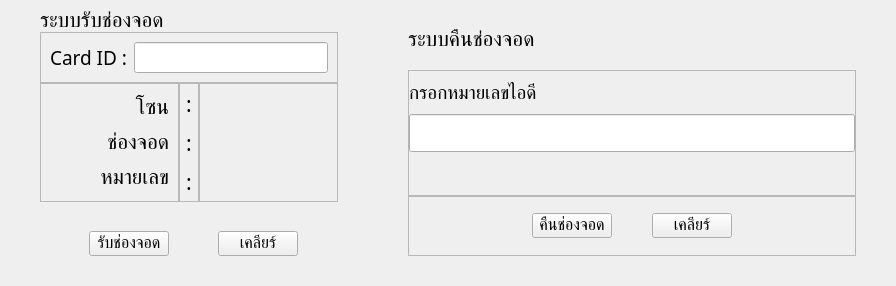
               <widget class="QFrame" name="frame">
                <property name="frameShape">
                 <enum>QFrame::NoFrame</enum>
                </property>
                <property name="frameShadow">
                 <enum>QFrame::Raised</enum>
                </property>
                <layout class="QHBoxLayout" name="horizontalLayout_15">
                 <property name="spacing">
                  <number>0</number>
                 </property>
                 <property name="leftMargin">
                  <number>0</number>
                 </property>
                 <property name="topMargin">
                  <number>0</number>
                 </property>
                 <property name="rightMargin">
                  <number>0</number>
                 </property>
                 <property name="bottomMargin">
                  <number>0</number>
                 </property>
                 <item>
                  <widget class="QFrame" name="accept_lot_frame">
                   <property name="frameShape">
                    <enum>QFrame::NoFrame</enum>
                   </property>
                   <property name="frameShadow">
                    <enum>QFrame::Raised</enum>
                   </property>
                   <layout class="QHBoxLayout" name="horizontalLayout_16">
                    <property name="leftMargin">
                     <number>20</number>
                    </property>
                    <property name="topMargin">
                     <number>10</number>
                    </property>
                    <property name="rightMargin">
                     <number>15</number>
                    </property>
                    <property name="bottomMargin">
                     <number>20</number>
                    </property>
                    <item>
                     <widget class="QFrame" name="frame_13">
                      <property name="frameShape">
                       <enum>QFrame::NoFrame</enum>
                      </property>
                      <property name="frameShadow">
                       <enum>QFrame::Raised</enum>
                      </property>
                      <layout class="QVBoxLayout" name="verticalLayout_19">
                       <property name="spacing">
                        <number>0</number>
                       </property>
                       <property name="leftMargin">
                        <number>20</number>
                       </property>
                       <property name="topMargin">
                        <number>0</number>
                       </property>
                       <property name="rightMargin">
                        <number>20</number>
                       </property>
                       <property name="bottomMargin">
                        <number>10</number>
                       </property>
                       <item>
                        <widget class="QLabel" name="label_9">
                         <property name="maximumSize">
                          <size>
                           <width>16777215</width>
                           <height>50</height>
                          </size>
                         </property>
                         <property name="font">
                          <font>
                           <family>Mitr SemiBold</family>
                           <pointsize>16</pointsize>
                          </font>
                         </property>
                         <property name="text">
                          <string>ระบบรับช่องจอด</string>
                         </property>
                        </widget>
                       </item>
                       <item>
                        <widget class="QFrame" name="frame_31">
                         <property name="maximumSize">
                          <size>
                           <width>16777215</width>
                           <height>16777215</height>
                          </size>
                         </property>
                         <property name="frameShape">
                          <enum>QFrame::StyledPanel</enum>
                         </property>
                         <property name="frameShadow">
                          <enum>QFrame::Raised</enum>
                         </property>
                         <layout class="QHBoxLayout" name="horizontalLayout_19">
                          <item>
                           <widget class="QLabel" name="label_18">
                            <property name="font">
                             <font>
                              <family>Mitr SemiBold</family>
                              <pointsize>14</pointsize>
                             </font>
                            </property>
                            <property name="text">
                             <string>Card ID :</string>
                            </property>
                           </widget>
                          </item>
                          <item>
                           <widget class="QLineEdit" name="lineEdit">
                            <property name="font">
                             <font>
                              <family>Mitr SemiBold</family>
                              <pointsize>12</pointsize>
                             </font>
                            </property>
                           </widget>
                          </item>
                         </layout>
                        </widget>
                       </item>
                       <item>
                        <widget class="QFrame" name="frame_15">
                         <property name="frameShape">
                          <enum>QFrame::NoFrame</enum>
                         </property>
                         <property name="frameShadow">
                          <enum>QFrame::Raised</enum>
                         </property>
                         <layout class="QHBoxLayout" name="horizontalLayout_13">
                          <property name="spacing">
                           <number>0</number>
                          </property>
                          <property name="leftMargin">
                           <number>0</number>
                          </property>
                          <property name="topMargin">
                           <number>0</number>
                          </property>
                          <property name="rightMargin">
                           <number>0</number>
                          </property>
                          <property name="bottomMargin">
                           <number>0</number>
                          </property>
                          <item>
                           <widget class="QFrame" name="frame_17">
                            <property name="frameShape">
                             <enum>QFrame::StyledPanel</enum>
                            </property>
                            <property name="frameShadow">
                             <enum>QFrame::Raised</enum>
                            </property>
                            <layout class="QVBoxLayout" name="verticalLayout_16">
                             <item>
                              <widget class="QLabel" name="label_11">
                               <property name="font">
                                <font>
                                 <family>Mitr SemiBold</family>
                                 <pointsize>16</pointsize>
                                </font>
                               </property>
                               <property name="text">
                                <string>โซน</string>
                               </property>
                               <property name="alignment">
                                <set>Qt::AlignRight|Qt::AlignTrailing|Qt::AlignVCenter</set>
                               </property>
                              </widget>
                             </item>
                             <item>
                              <widget class="QLabel" name="label_12">
                               <property name="font">
                                <font>
                                 <family>Mitr SemiBold</family>
                                 <pointsize>16</pointsize>
                                </font>
                               </property>
                               <property name="text">
                                <string>ช่องจอด</string>
                               </property>
                               <property name="alignment">
                                <set>Qt::AlignRight|Qt::AlignTrailing|Qt::AlignVCenter</set>
                               </property>
                              </widget>
                             </item>
                             <item>
                              <widget class="QLabel" name="label_13">
                               <property name="font">
                                <font>
                                 <family>Mitr SemiBold</family>
                                 <pointsize>16</pointsize>
                                </font>
                               </property>
                               <property name="text">
                                <string>หมายเลข</string>
                               </property>
                               <property name="alignment">
                                <set>Qt::AlignRight|Qt::AlignTrailing|Qt::AlignVCenter</set>
                               </property>
                              </widget>
                             </item>
                            </layout>
                           </widget>
                          </item>
                          <item>
                           <widget class="QFrame" name="frame_18">
                            <property name="maximumSize">
                             <size>
                              <width>20</width>
                              <height>16777215</height>
                             </size>
                            </property>
                            <property name="frameShape">
                             <enum>QFrame::StyledPanel</enum>
                            </property>
                            <property name="frameShadow">
                             <enum>QFrame::Raised</enum>
                            </property>
                            <layout class="QVBoxLayout" name="verticalLayout_17">
                             <property name="spacing">
                              <number>0</number>
                             </property>
                             <property name="leftMargin">
                              <number>0</number>
                             </property>
                             <property name="topMargin">
                              <number>0</number>
                             </property>
                             <property name="rightMargin">
                              <number>0</number>
                             </property>
                             <property name="bottomMargin">
                              <number>0</number>
                             </property>
                             <item>
                              <widget class="QLabel" name="label_14">
                               <property name="font">
                                <font>
                                 <family>Mitr SemiBold</family>
                                 <pointsize>16</pointsize>
                                </font>
                               </property>
                               <property name="text">
                                <string>:</string>
                               </property>
                               <property name="alignment">
                                <set>Qt::AlignCenter</set>
                               </property>
                              </widget>
                             </item>
                             <item>
                              <widget class="QLabel" name="label_15">
                               <property name="font">
                                <font>
                                 <family>Mitr SemiBold</family>
                                 <pointsize>16</pointsize>
                                </font>
                               </property>
                               <property name="text">
                                <string>:</string>
                               </property>
                               <property name="alignment">
                                <set>Qt::AlignCenter</set>
                               </property>
                              </widget>
                             </item>
                             <item>
                              <widget class="QLabel" name="label_16">
                               <property name="font">
                                <font>
                                 <family>Mitr SemiBold</family>
                                 <pointsize>16</pointsize>
                                </font>
                               </property>
                               <property name="text">
                                <string>:</string>
                               </property>
                               <property name="alignment">
                                <set>Qt::AlignCenter</set>
                               </property>
                              </widget>
                             </item>
                            </layout>
                           </widget>
                          </item>
                          <item>
                           <widget class="QFrame" name="frame_19">
                            <property name="frameShape">
                             <enum>QFrame::StyledPanel</enum>
                            </property>
                            <property name="frameShadow">
                             <enum>QFrame::Raised</enum>
                            </property>
                            <layout class="QVBoxLayout" name="verticalLayout_18">
                             <item>
                              <widget class="QLabel" name="accept_show_zone_label">
                               <property name="font">
                                <font>
                                 <family>Mitr SemiBold</family>
                                 <pointsize>16</pointsize>
                                </font>
                               </property>
                               <property name="text">
                                <string/>
                               </property>
                               <property name="alignment">
                                <set>Qt::AlignCenter</set>
                               </property>
                              </widget>
                             </item>
                             <item>
                              <widget class="QLabel" name="accept_show_bay_label">
                               <property name="font">
                                <font>
                                 <family>Mitr SemiBold</family>
                                 <pointsize>16</pointsize>
                                </font>
                               </property>
                               <property name="text">
                                <string/>
                               </property>
                               <property name="alignment">
                                <set>Qt::AlignCenter</set>
                               </property>
                              </widget>
                             </item>
                             <item>
                              <widget class="QLabel" name="accept_show_lot_label">
                               <property name="font">
                                <font>
                                 <family>Mitr SemiBold</family>
                                 <pointsize>16</pointsize>
                                </font>
                               </property>
                               <property name="text">
                                <string/>
                               </property>
                               <property name="alignment">
                                <set>Qt::AlignCenter</set>
                               </property>
                              </widget>
                             </item>
                            </layout>
                           </widget>
                          </item>
                         </layout>
                        </widget>
                       </item>
                       <item>
                        <widget class="QLabel" name="accept_status_label">
                         <property name="maximumSize">
                          <size>
                           <width>16777215</width>
                           <height>16777215</height>
                          </size>
                         </property>
                         <property name="font">
                          <font>
                           <family>Mitr SemiBold</family>
                           <pointsize>16</pointsize>
                          </font>
                         </property>
                         <property name="text">
                          <string/>
                         </property>
                        </widget>
                       </item>
                       <item>
                        <widget class="QFrame" name="frame_16">
                         <property name="maximumSize">
                          <size>
                           <width>16777215</width>
                           <height>60</height>
                          </size>
                         </property>
                         <property name="frameShape">
                          <enum>QFrame::NoFrame</enum>
                         </property>
                         <property name="frameShadow">
                          <enum>QFrame::Raised</enum>
                         </property>
                         <layout class="QHBoxLayout" name="horizontalLayout_12">
                          <property name="spacing">
                           <number>0</number>
                          </property>
                          <property name="leftMargin">
                           <number>0</number>
                          </property>
                          <property name="topMargin">
                           <number>0</number>
                          </property>
                          <property name="rightMargin">
                           <number>0</number>
                          </property>
                          <property name="bottomMargin">
                           <number>0</number>
                          </property>
                          <item>
                           <spacer name="horizontalSpacer_3">
                            <property name="orientation">
                             <enum>Qt::Horizontal</enum>
                            </property>
                            <property name="sizeHint" stdset="0">
                             <size>
                              <width>49</width>
                              <height>20</height>
                             </size>
                            </property>
                           </spacer>
                          </item>
                          <item>
                           <widget class="QPushButton" name="accept_btn">
                            <property name="font">
                             <font>
                              <family>Mitr SemiBold</family>
                              <pointsize>12</pointsize>
                             </font>
                            </property>
                            <property name="cursor">
                             <cursorShape>PointingHandCursor</cursorShape>
                            </property>
                            <property name="text">
                             <string>รับช่องจอด</string>
                            </property>
                           </widget>
                          </item>
                          <item>
                           <spacer name="horizontalSpacer_9">
                            <property name="orientation">
                             <enum>Qt::Horizontal</enum>
                            </property>
                            <property name="sizeHint" stdset="0">
                             <size>
                              <width>49</width>
                              <height>20</height>
                             </size>
                            </property>
                           </spacer>
                          </item>
                          <item>
                           <widget class="QPushButton" name="clear_accept_db_btn">
                            <property name="font">
                             <font>
                              <family>Mitr SemiBold</family>
                              <pointsize>12</pointsize>
                             </font>
                            </property>
                            <property name="cursor">
                             <cursorShape>PointingHandCursor</cursorShape>
                            </property>
                            <property name="text">
                             <string>เคลียร์</string>
                            </property>
                           </widget>
                          </item>
                          <item>
                           <spacer name="horizontalSpacer_5">
                            <property name="orientation">
                             <enum>Qt::Horizontal</enum>
                            </property>
                            <property name="sizeHint" stdset="0">
                             <size>
                              <width>40</width>
                              <height>20</height>
                             </size>
                            </property>
                           </spacer>
                          </item>
                         </layout>
                        </widget>
                       </item>
                      </layout>
                     </widget>
                    </item>
                   </layout>
                  </widget>
                 </item>
                 <item>
                  <widget class="QFrame" name="return_lot_frame">
                   <property name="frameShape">
                    <enum>QFrame::NoFrame</enum>
                   </property>
                   <property name="frameShadow">
                    <enum>QFrame::Raised</enum>
                   </property>
                   <layout class="QVBoxLayout" name="verticalLayout_24">
                    <property name="leftMargin">
                     <number>15</number>
                    </property>
                    <property name="topMargin">
                     <number>10</number>
                    </property>
                    <property name="rightMargin">
                     <number>20</number>
                    </property>
                    <property name="bottomMargin">
                     <number>20</number>
                    </property>
                    <item>
                     <widget class="QFrame" name="frame_22">
                      <property name="frameShape">
                       <enum>QFrame::NoFrame</enum>
                      </property>
                      <property name="frameShadow">
                       <enum>QFrame::Raised</enum>
                      </property>
                      <layout class="QVBoxLayout" name="verticalLayout_21">
                       <property name="spacing">
                        <number>0</number>
                       </property>
                       <property name="leftMargin">
                        <number>20</number>
                       </property>
                       <property name="topMargin">
                        <number>0</number>
                       </property>
                       <property name="rightMargin">
                        <number>20</number>
                       </property>
                       <property name="bottomMargin">
                        <number>10</number>
                       </property>
                       <item>
                        <widget class="QLabel" name="label_10">
                         <property name="maximumSize">
                          <size>
                           <width>16777215</width>
                           <height>60</height>
                          </size>
                         </property>
                         <property name="font">
                          <font>
                           <family>Mitr SemiBold</family>
                           <pointsize>16</pointsize>
                          </font>
                         </property>
                         <property name="text">
                          <string>ระบบคืนช่องจอด</string>
                         </property>
                        </widget>
                       </item>
                       <item>
                        <widget class="QFrame" name="frame_20">
                         <property name="frameShape">
                          <enum>QFrame::StyledPanel</enum>
                         </property>
                         <property name="frameShadow">
                          <enum>QFrame::Raised</enum>
                         </property>
                         <layout class="QVBoxLayout" name="verticalLayout_20">
                          <property name="spacing">
                           <number>0</number>
                          </property>
                          <property name="leftMargin">
                           <number>0</number>
                          </property>
                          <property name="topMargin">
                           <number>0</number>
                          </property>
                          <property name="rightMargin">
                           <number>0</number>
                          </property>
                          <property name="bottomMargin">
                           <number>0</number>
                          </property>
                          <item>
                           <widget class="QLabel" name="label_20">
                            <property name="maximumSize">
                             <size>
                              <width>16777215</width>
                              <height>60</height>
                             </size>
                            </property>
                            <property name="font">
                             <font>
                              <family>Mitr SemiBold</family>
                              <pointsize>14</pointsize>
                             </font>
                            </property>
                            <property name="text">
                             <string>กรอกหมายเลขไอดี</string>
                            </property>
                           </widget>
                          </item>
                          <item>
                           <widget class="QLineEdit" name="return_edit">
                            <property name="font">
                             <font>
                              <family>Mitr SemiBold</family>
                              <pointsize>16</pointsize>
                             </font>
                            </property>
                            <property name="placeholderText">
                             <string/>
                            </property>
                           </widget>
                          </item>
                          <item>
                           <widget class="QLabel" name="return_status_label">
                            <property name="maximumSize">
                             <size>
                              <width>16777215</width>
                              <height>60</height>
                             </size>
                            </property>
                            <property name="font">
                             <font>
                              <family>Mitr SemiBold</family>
                              <pointsize>16</pointsize>
                             </font>
                            </property>
                            <property name="text">
                             <string/>
                            </property>
                           </widget>
                          </item>
                         </layout>
                        </widget>
                       </item>
                       <item>
                        <widget class="QFrame" name="frame_21">
                         <property name="maximumSize">
                          <size>
                           <width>16777215</width>
                           <height>60</height>
                          </size>
                         </property>
                         <property name="frameShape">
                          <enum>QFrame::StyledPanel</enum>
                         </property>
                         <property name="frameShadow">
                          <enum>QFrame::Raised</enum>
                         </property>
                         <layout class="QHBoxLayout" name="horizontalLayout_14">
                          <property name="spacing">
                           <number>0</number>
                          </property>
                          <property name="leftMargin">
                           <number>0</number>
                          </property>
                          <property name="topMargin">
                           <number>0</number>
                          </property>
                          <property name="rightMargin">
                           <number>0</number>
                          </property>
                          <property name="bottomMargin">
                           <number>0</number>
                          </property>
                          <item>
                           <spacer name="horizontalSpacer_6">
                            <property name="orientation">
                             <enum>Qt::Horizontal</enum>
                            </property>
                            <property name="sizeType">
                             <enum>QSizePolicy::Expanding</enum>
                            </property>
                            <property name="sizeHint" stdset="0">
                             <size>
                              <width>123</width>
                              <height>20</height>
                             </size>
                            </property>
                           </spacer>
                          </item>
                          <item>
                           <widget class="QPushButton" name="return_btn">
                            <property name="font">
                             <font>
                              <family>Mitr SemiBold</family>
                              <pointsize>12</pointsize>
                             </font>
                            </property>
                            <property name="cursor">
                             <cursorShape>PointingHandCursor</cursorShape>
                            </property>
                            <property name="text">
                             <string>คืนช่องจอด</string>
                            </property>
                           </widget>
                          </item>
                          <item>
                           <spacer name="horizontalSpacer_4">
                            <property name="orientation">
                             <enum>Qt::Horizontal</enum>
                            </property>
                            <property name="sizeHint" stdset="0">
                             <size>
                              <width>40</width>
                              <height>20</height>
                             </size>
                            </property>
                           </spacer>
                          </item>
                          <item>
                           <widget class="QPushButton" name="clear_return_db_btn">
                            <property name="font">
                             <font>
                              <family>Mitr SemiBold</family>
                              <pointsize>12</pointsize>
                             </font>
                            </property>
                            <property name="cursor">
                             <cursorShape>PointingHandCursor</cursorShape>
                            </property>
                            <property name="text">
                             <string>เคลียร์</string>
                            </property>
                           </widget>
                          </item>
                          <item>
                           <spacer name="horizontalSpacer_7">
                            <property name="orientation">
                             <enum>Qt::Horizontal</enum>
                            </property>
                            <property name="sizeHint" stdset="0">
                             <size>
                              <width>123</width>
                              <height>20</height>
                             </size>
                            </property>
                           </spacer>
                          </item>
                         </layout>
                        </widget>
                       </item>
                      </layout>
                     </widget>
                    </item>
                   </layout>
                  </widget>
                 </item>
                </layout>
               </widget>
